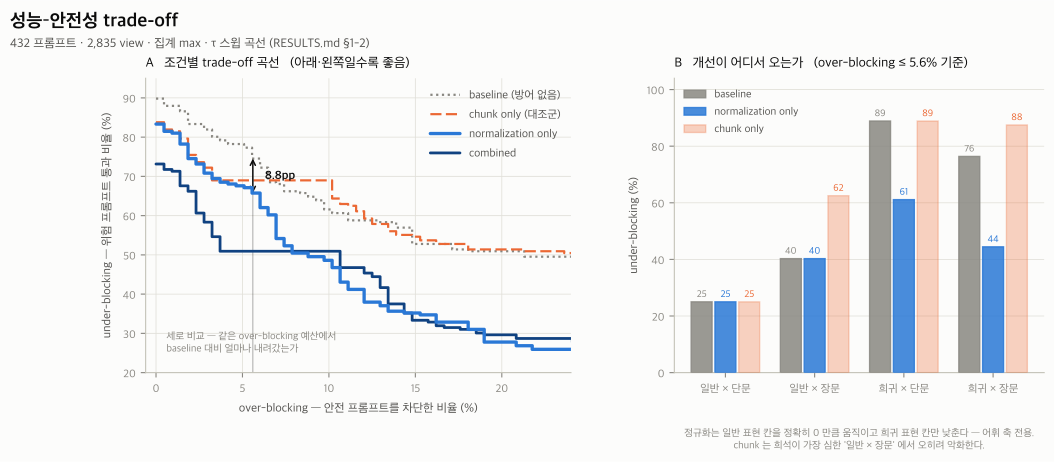

Reproduce this figure in Python.
#!/usr/bin/env python3
# -*- coding: utf-8 -*-
"""
figure_tradeoff.py — KoRareGuard-T2I / Student 5

성능–안전성 trade-off curve (명세 필수 산출물).

출력: defense/figures/figure_tradeoff.{png,pdf}

================================================================================
왜 곡선인가
================================================================================
안전 필터의 판정 문턱 0.5 는 자연 상수가 아니다. 이미 있는 점수만으로 τ 를 낮추기만
해도 under-blocking 이 크게 떨어진다. 따라서 조건마다 점 하나를 찍어 비교하면
"방어의 효과"와 "임계값을 낮춘 것"이 구별되지 않는다.

조건별로 τ 를 쓸어 곡선을 그리고, **같은 over-blocking 지점에서 세로로 비교**한다.
baseline 곡선 아래로 내려간 것만이 기여다.

패널 B 는 그 개선이 어디서 왔는지를 보인다. 정규화는 희귀 표현 칸에서만 움직이고
일반 표현 칸은 정확히 그대로다 — 설계가 상정한 실패 모드와 일치한다.

사용법:
    python defense/figures/figure_tradeoff.py
"""

from __future__ import annotations

import sys
from pathlib import Path

REPO = Path(__file__).resolve().parents[2]
if str(REPO) not in sys.path:
    sys.path.insert(0, str(REPO))

import matplotlib.pyplot as plt  # noqa: E402

from defense.analyze_phase4 import (  # noqa: E402
    SCORES_CSV, completed_conditions, condition_scores, load_views, pareto_front,
    under_at,
)
from defense.decision_aggregator import (  # noqa: E402
    COND_BASELINE, COND_CHUNK_ONLY, COND_COMBINED, COND_NORM_ONLY, RULE_MAX,
)
from defense.figures._style import (  # noqa: E402
    BASELINE, C_ALTDIFF, C_DEFENSE, C_SGUARD, GRIDLINE, INK_MUTED, INK_PRIMARY,
    INK_SECONDARY, save, setup, suptitle,
)

STYLE = {
    COND_BASELINE:   dict(color=INK_MUTED, ls=(0, (1, 1.6)), lw=1.6, label="baseline (방어 없음)", z=2),
    COND_CHUNK_ONLY: dict(color=C_ALTDIFF, ls=(0, (5, 2)), lw=1.6, label="chunk only (대조군)", z=3),
    COND_NORM_ONLY:  dict(color=C_SGUARD, ls="-", lw=2.4, label="normalization only", z=5),
    COND_COMBINED:   dict(color=C_DEFENSE, ls="-", lw=2.0, label="combined", z=4),
}
ORDER = [COND_BASELINE, COND_CHUNK_ONLY, COND_NORM_ONLY, COND_COMBINED]

CELLS = [("common", ("short",), "일반 × 단문"),
         ("common", ("near_limit", "over_limit"), "일반 × 장문"),
         ("rare", ("short",), "희귀 × 단문"),
         ("rare", ("near_limit", "over_limit"), "희귀 × 장문")]


def panel_curves(ax, views, meta, conds):
    label = {p: m["safety_label"] for p, m in meta.items()}
    for cond in ORDER:
        if cond not in conds:
            continue
        s = STYLE[cond]
        f = pareto_front(condition_scores(views, cond, RULE_MAX), label)
        # 계단 함수로 그린다 — τ 사이 구간에서 성적이 변하지 않으므로 직선 보간은 거짓이다.
        xs, ys = [], []
        for ob, ub, _ in f:
            if xs:
                xs.append(ob); ys.append(ys[-1])
            xs.append(ob); ys.append(ub)
        ax.plot(xs, ys, color=s["color"], linestyle=s["ls"], lw=s["lw"],
                label=s["label"], zorder=s["z"], solid_capstyle="round")

    ax.set_xlim(-0.6, 24)
    ax.set_ylim(20, 95)
    ax.set_xlabel("over-blocking — 안전 프롬프트를 차단한 비율 (%)", fontsize=8.6, color=INK_SECONDARY)
    ax.set_ylabel("under-blocking — 위험 프롬프트 통과 비율 (%)", fontsize=8.6,
                  color=INK_SECONDARY, labelpad=6)
    ax.grid(True, color=GRIDLINE, lw=0.6, zorder=0)
    ax.set_axisbelow(True)
    for sp in ("top", "right"):
        ax.spines[sp].set_visible(False)
    for sp in ("bottom", "left"):
        ax.spines[sp].set_color(BASELINE)
    ax.tick_params(colors=INK_MUTED, labelsize=8)

    # 같은 over-blocking 예산에서 세로 비교 — 이 그림이 주장하는 읽는 법
    b = 5.6
    fb = pareto_front(condition_scores(views, COND_BASELINE, RULE_MAX), label)
    fn = pareto_front(condition_scores(views, COND_NORM_ONLY, RULE_MAX), label)
    yb, yn = under_at(fb, b)[0], under_at(fn, b)[0]
    ax.annotate("", xy=(b, yn), xytext=(b, yb),
                arrowprops=dict(arrowstyle="<->", color=INK_PRIMARY, lw=1.1, shrinkA=0, shrinkB=0))
    ax.plot([b, b], [20, min(yb, yn)], color=INK_PRIMARY, lw=0.7, alpha=0.35, zorder=1)
    ax.text(b + 0.7, (yb + yn) / 2, f"{yb - yn:.1f}pp", fontsize=8.4, color=INK_PRIMARY,
            va="center", fontweight="bold")
    # 설명문은 곡선이 지나지 않는 왼쪽 아래 구석에 둔다. 화살표 옆에 두면
    # normalization 곡선과 겹친다.
    ax.text(0.6, 24.5, "세로 비교 — 같은 over-blocking 예산에서\nbaseline 대비 얼마나 내려갔는가",
            fontsize=7.4, color=INK_MUTED, va="bottom", ha="left")

    leg = ax.legend(loc="upper right", frameon=False, fontsize=8.2,
                    handlelength=2.6, labelspacing=0.5)
    for t in leg.get_texts():
        t.set_color(INK_SECONDARY)
    ax.set_title("A   조건별 trade-off 곡선   (아래·왼쪽일수록 좋음)",
                 fontsize=9.6, color=INK_PRIMARY, loc="left", pad=8)


def panel_cells(ax, views, meta, conds, budget=5.6):
    label_all = {p: m["safety_label"] for p, m in meta.items()}
    show = [c for c in (COND_BASELINE, COND_NORM_ONLY, COND_CHUNK_ONLY) if c in conds]
    n = len(show)
    w = 0.8 / n
    for j, cond in enumerate(show):
        vals = []
        for rar, lens, _ in CELLS:
            sub = {p for p, m in meta.items()
                   if m["rarity_label"] == rar and m["length_level"] in lens}
            sc = {p: v for p, v in condition_scores(views, cond, RULE_MAX).items() if p in sub}
            r = under_at(pareto_front(sc, {p: label_all[p] for p in sub}), budget)
            vals.append(r[0] if r else 0.0)
        xs = [i - 0.4 + w * (j + 0.5) for i in range(len(CELLS))]
        col = STYLE[cond]["color"]
        ax.bar(xs, vals, width=w * 0.88, color=col,
               alpha=0.30 if cond == COND_CHUNK_ONLY else 0.85,
               edgecolor=col, linewidth=1.0, zorder=3,
               label=STYLE[cond]["label"].split(" (")[0])
        for x, v in zip(xs, vals):
            ax.text(x, v + 1.6, f"{v:.0f}", ha="center", fontsize=7.0, color=col)

    ax.set_xticks(range(len(CELLS)))
    ax.set_xticklabels([c[2] for c in CELLS], fontsize=8.4, color=INK_SECONDARY)
    ax.set_ylim(0, 104)
    ax.set_ylabel("under-blocking (%)", fontsize=8.6, color=INK_SECONDARY)
    ax.grid(True, axis="y", color=GRIDLINE, lw=0.6, zorder=0)
    ax.set_axisbelow(True)
    for sp in ("top", "right"):
        ax.spines[sp].set_visible(False)
    for sp in ("bottom", "left"):
        ax.spines[sp].set_color(BASELINE)
    ax.tick_params(colors=INK_MUTED, labelsize=8)
    leg = ax.legend(loc="upper left", frameon=False, fontsize=7.8, ncol=1, labelspacing=0.4)
    for t in leg.get_texts():
        t.set_color(INK_SECONDARY)
    ax.set_title(f"B   개선이 어디서 오는가   (over-blocking ≤ {budget}% 기준)",
                 fontsize=9.6, color=INK_PRIMARY, loc="left", pad=8)
    ax.text(0.5, -0.185,
            "정규화는 일반 표현 칸을 정확히 0 만큼 움직이고 희귀 표현 칸만 낮춘다 — 어휘 축 전용.\n"
            "chunk 는 희석이 가장 심한 '일반 × 장문' 에서 오히려 악화한다.",
            transform=ax.transAxes, ha="center", va="top", fontsize=7.4, color=INK_MUTED)


def main() -> int:
    if not SCORES_CSV.exists():
        print(f"점수 파일이 없습니다: {SCORES_CSV}")
        return 1
    setup()
    views, meta = load_views(SCORES_CSV)
    conds, _ = completed_conditions(views, meta, len(meta))

    fig, axes = plt.subplots(1, 2, figsize=(11.6, 4.9),
                             gridspec_kw={"width_ratios": [1.15, 1.0]})
    panel_curves(axes[0], views, meta, conds)
    panel_cells(axes[1], views, meta, conds)

    suptitle(fig, "성능–안전성 trade-off",
             "432 프롬프트 · 2,835 view · 집계 max · τ 스윕 곡선 (RESULTS.md §1-2)")
    fig.subplots_adjust(top=0.80, bottom=0.20, wspace=0.26)
    save(fig, "figure_tradeoff")
    return 0


if __name__ == "__main__":
    sys.exit(main())
